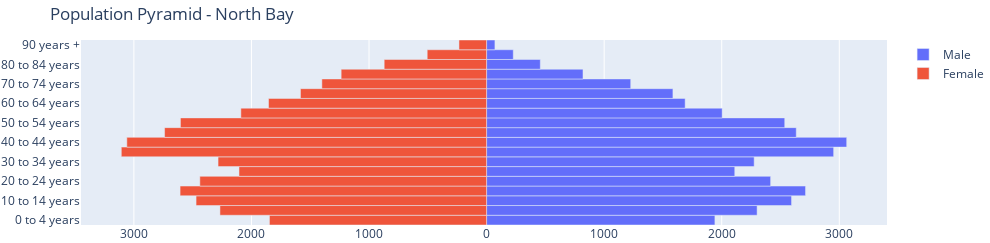

Notebook source saved alongside this figure:
### Code cell
y_age = df_dg['Age group'].unique()
x_Male = df_dg['VALUE'].loc[(df_dg['Gender']=='Men+')]
x_Female = df_dg['VALUE'].loc[(df_dg['Gender']=='Women+')] * -1
fig= go.Figure()
fig.add_trace(go.Bar(y =  y_age, x=x_Male, name = 'Male', orientation= 'h', ))
fig.add_trace(go.Bar(y =  y_age, x=x_Female, name = 'Female', orientation= 'h', ))
fig.update_layout(title='Population Pyramid - North Bay',
                  barmode = 'relative', 
                  bargap = 0.0, bargroupgap = 0, 
                  xaxis = dict(tickvals = [-3000, -2000, -1000, 
                                           0, 1000, 2000, 3000], 
                                
                              ticktext = ['3000', '2000', '1000', '0',  
                                          '1000', '2000', '3000'], 
                                
                              # title = 'Population', 
                              # title_font_size = 10
                              ),
                  width=990,
                  height=243,
                  margin=dict(l=1, r=1, t=40, b=1),
                 ) 
  
fig.show()

### Figure 1 — Plotly figure (JSON) as saved in the notebook; plotly's stock layout.template omitted (floating-point values rounded to 4 significant figures; data arrays with more than 128 entries replaced by an {"elided": "..."} marker saying what was removed)
{"data": [{"name": "Male", "orientation": "h", "type": "bar", "x": {"elided": "437 int values"}, "y": ["0 to 4 years", "5 to 9 years", "10 to 14 years", "15 to 19 years", "20 to 24 years", "25 to 29 years", "30 to 34 years", "35 to 39 years", "40 to 44 years", "45 to 49 years", "50 to 54 years", "55 to 59 years", "60 to 64 years", "65 to 69 years", "70 to 74 years", "75 to 79 years", "80 to 84 years", "85 to 89 years", "90 years +"]}, {"name": "Female", "orientation": "h", "type": "bar", "x": {"elided": "437 int values"}, "y": ["0 to 4 years", "5 to 9 years", "10 to 14 years", "15 to 19 years", "20 to 24 years", "25 to 29 years", "30 to 34 years", "35 to 39 years", "40 to 44 years", "45 to 49 years", "50 to 54 years", "55 to 59 years", "60 to 64 years", "65 to 69 years", "70 to 74 years", "75 to 79 years", "80 to 84 years", "85 to 89 years", "90 years +"]}], "layout": {"bargap": 0, "bargroupgap": 0, "barmode": "relative", "height": 243, "margin": {"b": 1, "l": 1, "r": 1, "t": 40}, "title": {"text": "Population Pyramid - North Bay"}, "width": 990, "xaxis": {"autorange": true, "range": [-3450.0, 3406.0], "ticktext": ["3000", "2000", "1000", "0", "1000", "2000", "3000"], "tickvals": [-3000, -2000, -1000, 0, 1000, 2000, 3000], "type": "linear"}, "yaxis": {"autorange": true, "range": [-0.5, 18.5], "type": "category"}}}
